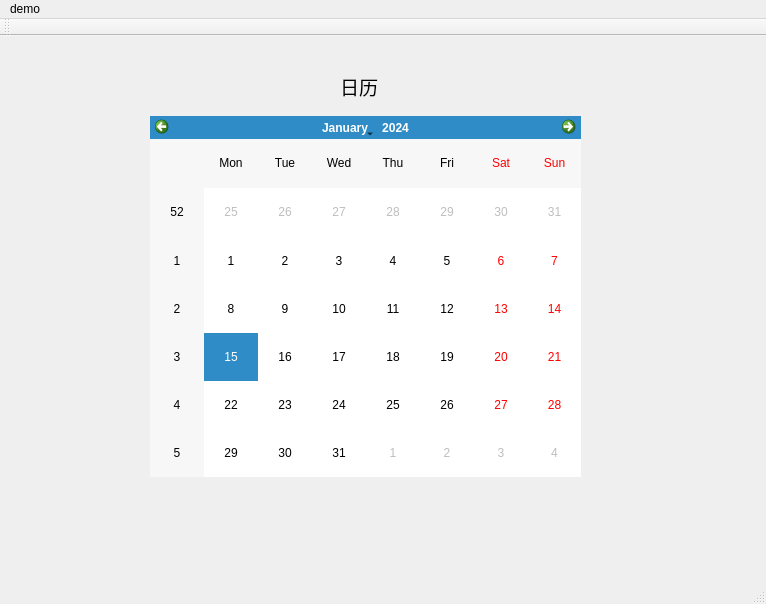
<?xml version="1.0" encoding="UTF-8"?>
<ui version="4.0">
 <class>MainWindow</class>
 <widget class="QMainWindow" name="MainWindow">
  <property name="geometry">
   <rect>
    <x>0</x>
    <y>0</y>
    <width>766</width>
    <height>604</height>
   </rect>
  </property>
  <property name="windowTitle">
   <string>日历</string>
  </property>
  <widget class="QWidget" name="centralWidget">
   <widget class="QCalendarWidget" name="calendarWidget">
    <property name="geometry">
     <rect>
      <x>150</x>
      <y>80</y>
      <width>431</width>
      <height>361</height>
     </rect>
    </property>
   </widget>
   <widget class="QLabel" name="label">
    <property name="geometry">
     <rect>
      <x>340</x>
      <y>40</y>
      <width>81</width>
      <height>21</height>
     </rect>
    </property>
    <property name="font">
     <font>
      <family>Agency FB</family>
      <pointsize>14</pointsize>
     </font>
    </property>
    <property name="text">
     <string>日历</string>
    </property>
   </widget>
  </widget>
  <widget class="QMenuBar" name="menuBar">
   <property name="geometry">
    <rect>
     <x>0</x>
     <y>0</y>
     <width>766</width>
     <height>23</height>
    </rect>
   </property>
   <widget class="QMenu" name="menudemo">
    <property name="title">
     <string>demo</string>
    </property>
   </widget>
   <addaction name="menudemo"/>
  </widget>
  <widget class="QToolBar" name="mainToolBar">
   <attribute name="toolBarArea">
    <enum>TopToolBarArea</enum>
   </attribute>
   <attribute name="toolBarBreak">
    <bool>false</bool>
   </attribute>
  </widget>
  <widget class="QStatusBar" name="statusBar"/>
 </widget>
 <layoutdefault spacing="6" margin="11"/>
 <resources/>
 <connections/>
</ui>
